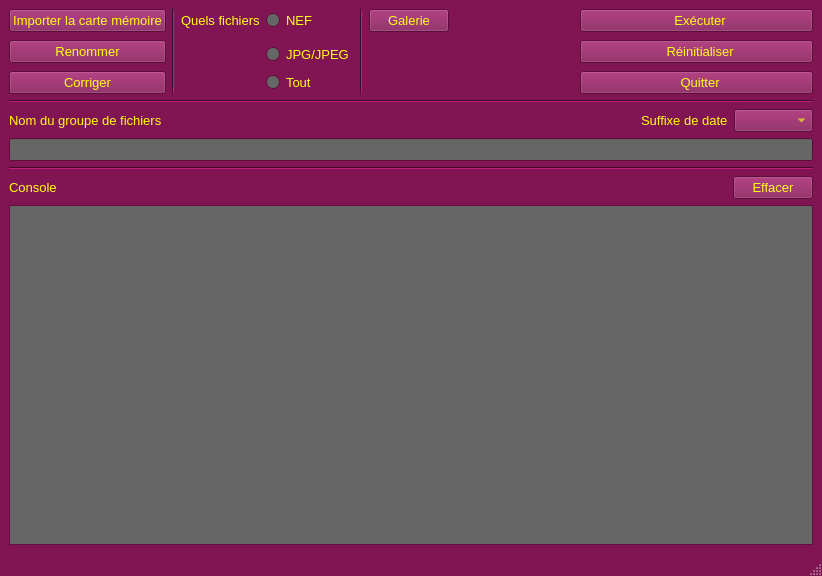
<?xml version="1.0" encoding="UTF-8"?>
<ui version="4.0">
 <class>MainWindow</class>
 <widget class="QMainWindow" name="MainWindow">
  <property name="geometry">
   <rect>
    <x>0</x>
    <y>0</y>
    <width>822</width>
    <height>576</height>
   </rect>
  </property>
  <property name="minimumSize">
   <size>
    <width>800</width>
    <height>450</height>
   </size>
  </property>
  <property name="palette">
   <palette>
    <active>
     <colorrole role="WindowText">
      <brush brushstyle="SolidPattern">
       <color alpha="255">
        <red>0</red>
        <green>0</green>
        <blue>0</blue>
       </color>
      </brush>
     </colorrole>
     <colorrole role="Button">
      <brush brushstyle="SolidPattern">
       <color alpha="255">
        <red>129</red>
        <green>20</green>
        <blue>83</blue>
       </color>
      </brush>
     </colorrole>
     <colorrole role="Light">
      <brush brushstyle="SolidPattern">
       <color alpha="255">
        <red>193</red>
        <green>30</green>
        <blue>125</blue>
       </color>
      </brush>
     </colorrole>
     <colorrole role="Midlight">
      <brush brushstyle="SolidPattern">
       <color alpha="255">
        <red>161</red>
        <green>25</green>
        <blue>104</blue>
       </color>
      </brush>
     </colorrole>
     <colorrole role="Dark">
      <brush brushstyle="SolidPattern">
       <color alpha="255">
        <red>64</red>
        <green>10</green>
        <blue>41</blue>
       </color>
      </brush>
     </colorrole>
     <colorrole role="Mid">
      <brush brushstyle="SolidPattern">
       <color alpha="255">
        <red>86</red>
        <green>13</green>
        <blue>55</blue>
       </color>
      </brush>
     </colorrole>
     <colorrole role="Text">
      <brush brushstyle="SolidPattern">
       <color alpha="255">
        <red>255</red>
        <green>254</green>
        <blue>24</blue>
       </color>
      </brush>
     </colorrole>
     <colorrole role="BrightText">
      <brush brushstyle="SolidPattern">
       <color alpha="255">
        <red>255</red>
        <green>255</green>
        <blue>255</blue>
       </color>
      </brush>
     </colorrole>
     <colorrole role="ButtonText">
      <brush brushstyle="SolidPattern">
       <color alpha="255">
        <red>0</red>
        <green>0</green>
        <blue>0</blue>
       </color>
      </brush>
     </colorrole>
     <colorrole role="Base">
      <brush brushstyle="SolidPattern">
       <color alpha="255">
        <red>255</red>
        <green>255</green>
        <blue>255</blue>
       </color>
      </brush>
     </colorrole>
     <colorrole role="Window">
      <brush brushstyle="SolidPattern">
       <color alpha="255">
        <red>129</red>
        <green>20</green>
        <blue>83</blue>
       </color>
      </brush>
     </colorrole>
     <colorrole role="Shadow">
      <brush brushstyle="SolidPattern">
       <color alpha="255">
        <red>0</red>
        <green>0</green>
        <blue>0</blue>
       </color>
      </brush>
     </colorrole>
     <colorrole role="AlternateBase">
      <brush brushstyle="SolidPattern">
       <color alpha="255">
        <red>192</red>
        <green>137</green>
        <blue>169</blue>
       </color>
      </brush>
     </colorrole>
     <colorrole role="ToolTipBase">
      <brush brushstyle="SolidPattern">
       <color alpha="255">
        <red>255</red>
        <green>255</green>
        <blue>220</blue>
       </color>
      </brush>
     </colorrole>
     <colorrole role="ToolTipText">
      <brush brushstyle="SolidPattern">
       <color alpha="255">
        <red>0</red>
        <green>0</green>
        <blue>0</blue>
       </color>
      </brush>
     </colorrole>
     <colorrole role="PlaceholderText">
      <brush brushstyle="SolidPattern">
       <color alpha="127">
        <red>0</red>
        <green>0</green>
        <blue>0</blue>
       </color>
      </brush>
     </colorrole>
     <colorrole role="Accent">
      <brush brushstyle="SolidPattern">
       <color alpha="255">
        <red>255</red>
        <green>255</green>
        <blue>255</blue>
       </color>
      </brush>
     </colorrole>
    </active>
    <inactive>
     <colorrole role="WindowText">
      <brush brushstyle="SolidPattern">
       <color alpha="255">
        <red>0</red>
        <green>0</green>
        <blue>0</blue>
       </color>
      </brush>
     </colorrole>
     <colorrole role="Button">
      <brush brushstyle="SolidPattern">
       <color alpha="255">
        <red>129</red>
        <green>20</green>
        <blue>83</blue>
       </color>
      </brush>
     </colorrole>
     <colorrole role="Light">
      <brush brushstyle="SolidPattern">
       <color alpha="255">
        <red>193</red>
        <green>30</green>
        <blue>125</blue>
       </color>
      </brush>
     </colorrole>
     <colorrole role="Midlight">
      <brush brushstyle="SolidPattern">
       <color alpha="255">
        <red>161</red>
        <green>25</green>
        <blue>104</blue>
       </color>
      </brush>
     </colorrole>
     <colorrole role="Dark">
      <brush brushstyle="SolidPattern">
       <color alpha="255">
        <red>64</red>
        <green>10</green>
        <blue>41</blue>
       </color>
      </brush>
     </colorrole>
     <colorrole role="Mid">
      <brush brushstyle="SolidPattern">
       <color alpha="255">
        <red>86</red>
        <green>13</green>
        <blue>55</blue>
       </color>
      </brush>
     </colorrole>
     <colorrole role="Text">
      <brush brushstyle="SolidPattern">
       <color alpha="255">
        <red>255</red>
        <green>254</green>
        <blue>24</blue>
       </color>
      </brush>
     </colorrole>
     <colorrole role="BrightText">
      <brush brushstyle="SolidPattern">
       <color alpha="255">
        <red>255</red>
        <green>255</green>
        <blue>255</blue>
       </color>
      </brush>
     </colorrole>
     <colorrole role="ButtonText">
      <brush brushstyle="SolidPattern">
       <color alpha="255">
        <red>0</red>
        <green>0</green>
        <blue>0</blue>
       </color>
      </brush>
     </colorrole>
     <colorrole role="Base">
      <brush brushstyle="SolidPattern">
       <color alpha="255">
        <red>255</red>
        <green>255</green>
        <blue>255</blue>
       </color>
      </brush>
     </colorrole>
     <colorrole role="Window">
      <brush brushstyle="SolidPattern">
       <color alpha="255">
        <red>129</red>
        <green>20</green>
        <blue>83</blue>
       </color>
      </brush>
     </colorrole>
     <colorrole role="Shadow">
      <brush brushstyle="SolidPattern">
       <color alpha="255">
        <red>0</red>
        <green>0</green>
        <blue>0</blue>
       </color>
      </brush>
     </colorrole>
     <colorrole role="AlternateBase">
      <brush brushstyle="SolidPattern">
       <color alpha="255">
        <red>192</red>
        <green>137</green>
        <blue>169</blue>
       </color>
      </brush>
     </colorrole>
     <colorrole role="ToolTipBase">
      <brush brushstyle="SolidPattern">
       <color alpha="255">
        <red>255</red>
        <green>255</green>
        <blue>220</blue>
       </color>
      </brush>
     </colorrole>
     <colorrole role="ToolTipText">
      <brush brushstyle="SolidPattern">
       <color alpha="255">
        <red>0</red>
        <green>0</green>
        <blue>0</blue>
       </color>
      </brush>
     </colorrole>
     <colorrole role="PlaceholderText">
      <brush brushstyle="SolidPattern">
       <color alpha="127">
        <red>0</red>
        <green>0</green>
        <blue>0</blue>
       </color>
      </brush>
     </colorrole>
     <colorrole role="Accent">
      <brush brushstyle="SolidPattern">
       <color alpha="255">
        <red>255</red>
        <green>255</green>
        <blue>255</blue>
       </color>
      </brush>
     </colorrole>
    </inactive>
    <disabled>
     <colorrole role="WindowText">
      <brush brushstyle="SolidPattern">
       <color alpha="255">
        <red>64</red>
        <green>10</green>
        <blue>41</blue>
       </color>
      </brush>
     </colorrole>
     <colorrole role="Button">
      <brush brushstyle="SolidPattern">
       <color alpha="255">
        <red>129</red>
        <green>20</green>
        <blue>83</blue>
       </color>
      </brush>
     </colorrole>
     <colorrole role="Light">
      <brush brushstyle="SolidPattern">
       <color alpha="255">
        <red>193</red>
        <green>30</green>
        <blue>125</blue>
       </color>
      </brush>
     </colorrole>
     <colorrole role="Midlight">
      <brush brushstyle="SolidPattern">
       <color alpha="255">
        <red>161</red>
        <green>25</green>
        <blue>104</blue>
       </color>
      </brush>
     </colorrole>
     <colorrole role="Dark">
      <brush brushstyle="SolidPattern">
       <color alpha="255">
        <red>64</red>
        <green>10</green>
        <blue>41</blue>
       </color>
      </brush>
     </colorrole>
     <colorrole role="Mid">
      <brush brushstyle="SolidPattern">
       <color alpha="255">
        <red>86</red>
        <green>13</green>
        <blue>55</blue>
       </color>
      </brush>
     </colorrole>
     <colorrole role="Text">
      <brush brushstyle="SolidPattern">
       <color alpha="255">
        <red>64</red>
        <green>10</green>
        <blue>41</blue>
       </color>
      </brush>
     </colorrole>
     <colorrole role="BrightText">
      <brush brushstyle="SolidPattern">
       <color alpha="255">
        <red>255</red>
        <green>255</green>
        <blue>255</blue>
       </color>
      </brush>
     </colorrole>
     <colorrole role="ButtonText">
      <brush brushstyle="SolidPattern">
       <color alpha="255">
        <red>64</red>
        <green>10</green>
        <blue>41</blue>
       </color>
      </brush>
     </colorrole>
     <colorrole role="Base">
      <brush brushstyle="SolidPattern">
       <color alpha="255">
        <red>129</red>
        <green>20</green>
        <blue>83</blue>
       </color>
      </brush>
     </colorrole>
     <colorrole role="Window">
      <brush brushstyle="SolidPattern">
       <color alpha="255">
        <red>129</red>
        <green>20</green>
        <blue>83</blue>
       </color>
      </brush>
     </colorrole>
     <colorrole role="Shadow">
      <brush brushstyle="SolidPattern">
       <color alpha="255">
        <red>0</red>
        <green>0</green>
        <blue>0</blue>
       </color>
      </brush>
     </colorrole>
     <colorrole role="AlternateBase">
      <brush brushstyle="SolidPattern">
       <color alpha="255">
        <red>129</red>
        <green>20</green>
        <blue>83</blue>
       </color>
      </brush>
     </colorrole>
     <colorrole role="ToolTipBase">
      <brush brushstyle="SolidPattern">
       <color alpha="255">
        <red>255</red>
        <green>255</green>
        <blue>220</blue>
       </color>
      </brush>
     </colorrole>
     <colorrole role="ToolTipText">
      <brush brushstyle="SolidPattern">
       <color alpha="255">
        <red>0</red>
        <green>0</green>
        <blue>0</blue>
       </color>
      </brush>
     </colorrole>
     <colorrole role="PlaceholderText">
      <brush brushstyle="SolidPattern">
       <color alpha="127">
        <red>64</red>
        <green>10</green>
        <blue>41</blue>
       </color>
      </brush>
     </colorrole>
     <colorrole role="Accent">
      <brush brushstyle="SolidPattern">
       <color alpha="255">
        <red>168</red>
        <green>26</green>
        <blue>108</blue>
       </color>
      </brush>
     </colorrole>
    </disabled>
   </palette>
  </property>
  <property name="font">
   <font>
    <family>Ubuntu</family>
    <pointsize>10</pointsize>
   </font>
  </property>
  <property name="windowTitle">
   <string>Renommage des photos</string>
  </property>
  <property name="toolTipDuration">
   <number>21</number>
  </property>
  <widget class="QWidget" name="centralwidget">
   <property name="palette">
    <palette>
     <active>
      <colorrole role="WindowText">
       <brush brushstyle="SolidPattern">
        <color alpha="255">
         <red>255</red>
         <green>254</green>
         <blue>24</blue>
        </color>
       </brush>
      </colorrole>
      <colorrole role="ButtonText">
       <brush brushstyle="SolidPattern">
        <color alpha="255">
         <red>255</red>
         <green>254</green>
         <blue>24</blue>
        </color>
       </brush>
      </colorrole>
      <colorrole role="Base">
       <brush brushstyle="SolidPattern">
        <color alpha="255">
         <red>102</red>
         <green>102</green>
         <blue>102</blue>
        </color>
       </brush>
      </colorrole>
      <colorrole role="ToolTipText">
       <brush brushstyle="SolidPattern">
        <color alpha="255">
         <red>0</red>
         <green>0</green>
         <blue>0</blue>
        </color>
       </brush>
      </colorrole>
     </active>
     <inactive>
      <colorrole role="WindowText">
       <brush brushstyle="SolidPattern">
        <color alpha="255">
         <red>255</red>
         <green>254</green>
         <blue>24</blue>
        </color>
       </brush>
      </colorrole>
      <colorrole role="ButtonText">
       <brush brushstyle="SolidPattern">
        <color alpha="255">
         <red>255</red>
         <green>254</green>
         <blue>24</blue>
        </color>
       </brush>
      </colorrole>
      <colorrole role="Base">
       <brush brushstyle="SolidPattern">
        <color alpha="255">
         <red>102</red>
         <green>102</green>
         <blue>102</blue>
        </color>
       </brush>
      </colorrole>
      <colorrole role="ToolTipText">
       <brush brushstyle="SolidPattern">
        <color alpha="255">
         <red>0</red>
         <green>0</green>
         <blue>0</blue>
        </color>
       </brush>
      </colorrole>
     </inactive>
     <disabled>
      <colorrole role="ToolTipText">
       <brush brushstyle="SolidPattern">
        <color alpha="255">
         <red>0</red>
         <green>0</green>
         <blue>0</blue>
        </color>
       </brush>
      </colorrole>
     </disabled>
    </palette>
   </property>
   <layout class="QGridLayout" name="gridLayout">
    <item row="0" column="0">
     <widget class="QPushButton" name="btn_import">
      <property name="text">
       <string>Importer la carte mémoire</string>
      </property>
      <property name="checked">
       <bool>false</bool>
      </property>
      <property name="autoExclusive">
       <bool>false</bool>
      </property>
     </widget>
    </item>
    <item row="0" column="1" rowspan="4">
     <widget class="Line" name="line">
      <property name="orientation">
       <enum>Qt::Orientation::Vertical</enum>
      </property>
     </widget>
    </item>
    <item row="0" column="2" colspan="2">
     <widget class="QLabel" name="lbl_type_of_files">
      <property name="text">
       <string>Quels fichiers</string>
      </property>
     </widget>
    </item>
    <item row="0" column="4">
     <widget class="QRadioButton" name="rb_nef">
      <property name="text">
       <string>NEF</string>
      </property>
      <property name="checked">
       <bool>false</bool>
      </property>
      <property name="autoExclusive">
       <bool>false</bool>
      </property>
     </widget>
    </item>
    <item row="0" column="5" rowspan="4">
     <widget class="Line" name="line_3">
      <property name="orientation">
       <enum>Qt::Orientation::Vertical</enum>
      </property>
     </widget>
    </item>
    <item row="0" column="6">
     <widget class="QPushButton" name="btn_gallery">
      <property name="text">
       <string>Galerie</string>
      </property>
     </widget>
    </item>
    <item row="0" column="7">
     <spacer name="horizontalSpacer_3">
      <property name="orientation">
       <enum>Qt::Orientation::Horizontal</enum>
      </property>
      <property name="sizeHint" stdset="0">
       <size>
        <width>146</width>
        <height>17</height>
       </size>
      </property>
     </spacer>
    </item>
    <item row="0" column="8">
     <widget class="QPushButton" name="btn_exec">
      <property name="text">
       <string>                         Exécuter                       </string>
      </property>
     </widget>
    </item>
    <item row="1" column="0" rowspan="2">
     <widget class="QPushButton" name="btn_rename">
      <property name="text">
       <string>Renommer</string>
      </property>
      <property name="checked">
       <bool>false</bool>
      </property>
      <property name="autoExclusive">
       <bool>false</bool>
      </property>
     </widget>
    </item>
    <item row="1" column="3" rowspan="3">
     <spacer name="verticalSpacer_2">
      <property name="orientation">
       <enum>Qt::Orientation::Vertical</enum>
      </property>
      <property name="sizeHint" stdset="0">
       <size>
        <width>20</width>
        <height>53</height>
       </size>
      </property>
     </spacer>
    </item>
    <item row="1" column="8" rowspan="2">
     <widget class="QPushButton" name="btn_reset">
      <property name="text">
       <string>  Réinitialiser</string>
      </property>
     </widget>
    </item>
    <item row="2" column="4">
     <widget class="QRadioButton" name="rb_jpg">
      <property name="text">
       <string>JPG/JPEG</string>
      </property>
      <property name="checked">
       <bool>false</bool>
      </property>
      <property name="autoExclusive">
       <bool>false</bool>
      </property>
     </widget>
    </item>
    <item row="2" column="6" colspan="2">
     <spacer name="horizontalSpacer_4">
      <property name="orientation">
       <enum>Qt::Orientation::Horizontal</enum>
      </property>
      <property name="sizeHint" stdset="0">
       <size>
        <width>232</width>
        <height>17</height>
       </size>
      </property>
     </spacer>
    </item>
    <item row="3" column="0">
     <widget class="QPushButton" name="btn_correct">
      <property name="text">
       <string>Corriger</string>
      </property>
      <property name="autoExclusive">
       <bool>false</bool>
      </property>
     </widget>
    </item>
    <item row="3" column="4">
     <widget class="QRadioButton" name="rb_all">
      <property name="text">
       <string>Tout</string>
      </property>
      <property name="autoExclusive">
       <bool>false</bool>
      </property>
     </widget>
    </item>
    <item row="3" column="8">
     <widget class="QPushButton" name="btn_quit">
      <property name="text">
       <string>  Quitter</string>
      </property>
     </widget>
    </item>
    <item row="4" column="0" colspan="9">
     <widget class="Line" name="line_2">
      <property name="orientation">
       <enum>Qt::Orientation::Horizontal</enum>
      </property>
     </widget>
    </item>
    <item row="5" column="0" colspan="9">
     <layout class="QVBoxLayout" name="verticalLayout">
      <item>
       <layout class="QHBoxLayout" name="horizontalLayout">
        <item>
         <widget class="QLabel" name="lbl_group_name">
          <property name="text">
           <string>Nom du groupe de fichiers</string>
          </property>
          <property name="buddy">
           <cstring>edt_gname</cstring>
          </property>
         </widget>
        </item>
        <item>
         <spacer name="horizontalSpacer_2">
          <property name="orientation">
           <enum>Qt::Orientation::Horizontal</enum>
          </property>
          <property name="sizeHint" stdset="0">
           <size>
            <width>358</width>
            <height>20</height>
           </size>
          </property>
         </spacer>
        </item>
        <item>
         <widget class="QLabel" name="lbl_date_suffix">
          <property name="text">
           <string>Suffixe de date</string>
          </property>
          <property name="buddy">
           <cstring>cbx_date_suffix</cstring>
          </property>
         </widget>
        </item>
        <item>
         <widget class="QComboBox" name="cbx_date_suffix">
          <property name="currentText">
           <string/>
          </property>
         </widget>
        </item>
       </layout>
      </item>
      <item>
       <widget class="QLineEdit" name="edt_gname"/>
      </item>
     </layout>
    </item>
    <item row="6" column="0" colspan="9">
     <widget class="Line" name="line_4">
      <property name="orientation">
       <enum>Qt::Orientation::Horizontal</enum>
      </property>
     </widget>
    </item>
    <item row="7" column="0" colspan="9">
     <layout class="QVBoxLayout" name="verticalLayout_2">
      <item>
       <layout class="QHBoxLayout" name="horizontalLayout_2">
        <item>
         <widget class="QLabel" name="lbl_list_of_files">
          <property name="text">
           <string>Console</string>
          </property>
          <property name="buddy">
           <cstring>console</cstring>
          </property>
         </widget>
        </item>
        <item>
         <spacer name="horizontalSpacer">
          <property name="orientation">
           <enum>Qt::Orientation::Horizontal</enum>
          </property>
          <property name="sizeHint" stdset="0">
           <size>
            <width>40</width>
            <height>20</height>
           </size>
          </property>
         </spacer>
        </item>
        <item>
         <widget class="QPushButton" name="btn_clear_output">
          <property name="text">
           <string>Effacer</string>
          </property>
         </widget>
        </item>
       </layout>
      </item>
      <item>
       <widget class="QListWidget" name="console"/>
      </item>
     </layout>
    </item>
   </layout>
  </widget>
  <widget class="QStatusBar" name="statusbar"/>
 </widget>
 <resources/>
 <connections/>
</ui>
